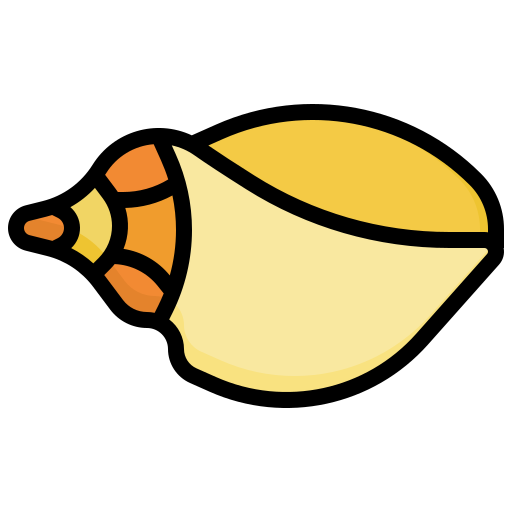
#> input picture images/ракушка.png, 512 x 512 px; its folder holds only this picture in this run
$ python nonogram.py
#> lines starting #> are read from the running program, lines starting #| are printed output that depends on the picture
import random, os
from PIL import Image

class Cell:
    def __init__(self, x: int, y: int, number: int):
        self.x, self.y, self.number = x, y, number
        self.is_open = self.is_black = self.is_error_move = False
        self.symbol = "X"

class Nonogram():
    def __init__(self, rows: int, columns: int):
#> called with rows = 10, columns = 10
        self.rows, self.columns = rows, columns
        self.black = random.randint(round(rows * columns * 0.5), round(rows * columns * 0.75))
        self.hiden_procent = random.randint(10, 25) / 100
        self.mode, self.moves, self.life = 0, 0, 5
        self.is_game_over = False
        self.board = []
        number = 0
        for i in range(self.rows):
            temp = []
            for j in range(self.columns):
                temp.append(Cell(i, j, number))
                number += 1
            self.board.append(temp)

    def start(self, img: Image = None, size: tuple = (10, 10)):
        if img:
            img = self.generate(img, size)
            self.img_to_matrix(img)
        else:
            self.insert_random_black()
        self.hide_board()
        self.hide_lines()

    def insert_random_black(self):
        indexes = list(range(self.rows * self.columns))
        random.shuffle(indexes)
        indexes = indexes[:self.black]
        for i in range(self.rows):
            for j in range(self.columns):
                btn = self.board[i][j]
                if btn.number in indexes:
                    btn.is_black = True
                    btn.symbol = "#"

    def hide_board(self):
        indexes = list(range(self.rows * self.columns))
        random.shuffle(indexes)
        indexes = indexes[:round(len(indexes) * self.hiden_procent)]
        for i in range(self.rows):
            for j in range(self.columns):
                btn = self.board[i][j]
                if btn.number in indexes:
                    btn.is_open = True

    def count_hashes(self, leveling: bool = True):
        row_counts = []
        col_counts = [[] for _ in range(self.columns)]

        for row in self.board:
            counts = []
            current_count = 0
            for cell in row:
                if cell.is_black:
                    current_count += 1
                else:
                    if current_count > 0:
                        counts.append(current_count)
                        current_count = 0
            if current_count > 0:
                counts.append(current_count)
            row_counts.append(counts)

        for col in range(self.columns):
            current_count = 0
            for row in range(self.rows):
                if self.board[row][col].is_black:
                    current_count += 1
                else:
                    if current_count > 0:
                        col_counts[col].append(current_count)
                        current_count = 0
            if current_count > 0:
                col_counts[col].append(current_count)

        if leveling:
            maximum = 1
            for counts in row_counts + col_counts:
                if len(counts) > maximum:
                    maximum = len(counts)
            for counts in row_counts:
                if len(counts) < maximum:
                    counts += [" " for _ in range(maximum - len(counts))]
            for counts in col_counts:
                if len(counts) < maximum:
                    counts += [" " for _ in range(maximum - len(counts))]
        return row_counts, col_counts

    def print_board(self):
        row_counts, col_counts = self.count_hashes()
        maximum = len(row_counts[0])
        indentation = "".join(["  " for _ in range(maximum)])
        msg = indentation
        for index, _ in enumerate(col_counts[0]):
            for counts in col_counts:
                msg += f"{counts[index]} "
            if index != maximum - 1: msg += f"\n{indentation}"
        msg += "\n" + "  " * len(row_counts[0]) + "_" * (len(self.board[0]) * 2 - 1) + "\n"
        for index, row in enumerate(self.board):
            msg += " ".join([str(counts) for counts in row_counts[index]]) + "|"
            msg += " ".join([cell.symbol if self.is_game_over or cell.is_open else "." for cell in row]) + "\n"
        print(msg)

    def hide_lines(self):
        row_counts, col_counts = self.count_hashes(False)
        for index, row in enumerate(self.board):
            is_hide = 0
            for cell in row:
                if cell.is_open and cell.is_black:
                    is_hide += 1
            number = 0
            for numb in row_counts[index]:
                number += numb
            if is_hide == number:
                for cell in row:
                    cell.is_open = True

        for index in range(self.columns):
            is_hide = 0
            for row in range(self.rows):
                cell = self.board[row][index]
                if cell.is_open and cell.is_black:
                    is_hide += 1
            number = 0
            for numb in col_counts[index]:
                number += numb
            if is_hide == number:
                for row in range(self.rows):
                    self.board[row][index].is_open = True

    def generate(self, img: Image, size: tuple) -> Image:
        img = self.replace_transparent_background(img)
        return img.resize(size, Image.NEAREST).convert('1')

    def replace_transparent_background(self, img: Image) -> Image:
        new_img = Image.new("RGBA", img.size, (255, 255, 255, 255))
#> new_img: PIL image 512x512 RGBA; every value is 255
        for x in range(img.width):
            for y in range(img.height):
                pixel = img.getpixel((x, y))
                if pixel == 0: new_img.putpixel((x, y), (255, 255, 255, 255))
                else: new_img.putpixel((x, y), pixel)
#> new_img is the input picture: PIL image 512x512 RGBA; mean R, G, B, A 65.9, 57.2, 32.1, 98.5
        return new_img.convert("RGB")
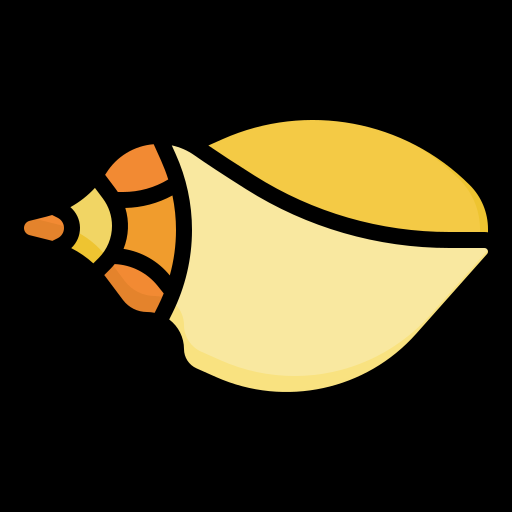
#> returned value: PIL image 512x512 RGB; mean R, G, B 65.9, 57.2, 32.1

    def img_to_matrix(self, img: Image):
        self.board = []
        black = white = 0
        img = img.rotate(90)
        for x in range(img.width):
            for y in range(img.height):
                pixel = img.getpixel((x, y))
                if pixel == 0: black += 1
                else: white += 1
#> after the loop, black = 75; white = 25
        if black < white: color = 0
        else: color = 255
        number = 0
        for x in range(img.width):
            temp = []
            for y in range(img.height):
                pixel = img.getpixel((x, y))
                if pixel == color:
                    cell = Cell(x, y, number)
                    cell.is_black = True
                    cell.symbol = "#"
                    temp.append(cell)
                else: temp.append(Cell(x, y, number))
                number += 1
            self.board.append(temp)

    def check_win(self):
        for row in self.board:
            for cell in row:
                if not cell.is_open:
                    return False
        return True

    def move(self, cell: Cell):
        if (not cell.is_black and not self.mode) or (cell.is_black and self.mode):
            cell.is_error_move = True
            cell.is_open = True
            self.hide_lines()
            self.life -= 1
            if not self.life:
                self.is_game_over = True
                return False
            return
        cell.is_open = True
        self.hide_lines()
        self.moves += 1
        if self.check_win():
            return True

imgs = []
for path in os.listdir(r"./images"):
    if path.endswith(".png"):
        imgs.append(f"./images/{path}")

size = (10, 10)
game = Nonogram(size[0], size[1])

"""
Для запуска игры с игровым полем по определённой картинке:
game.start(Image.open(r"./images/пироженое.png"), size)

Для запуска игры с игровым полем по случайной картинке:
game.start(Image.open(random.choice(imgs)), size)

Для запуска игры со случайным игровым полем:
game.start()
"""
game.start(Image.open(random.choice(imgs)), size)
#> the loop in count_hashes, `for row in self.board:` made 10 passes
#> the loop in hide_lines, `for index, row in enumerate(self.board):` made 10 passes
while not game.is_game_over:
    game.print_board()
#> (the run stopped early here; a loop or call above may not have finished)
